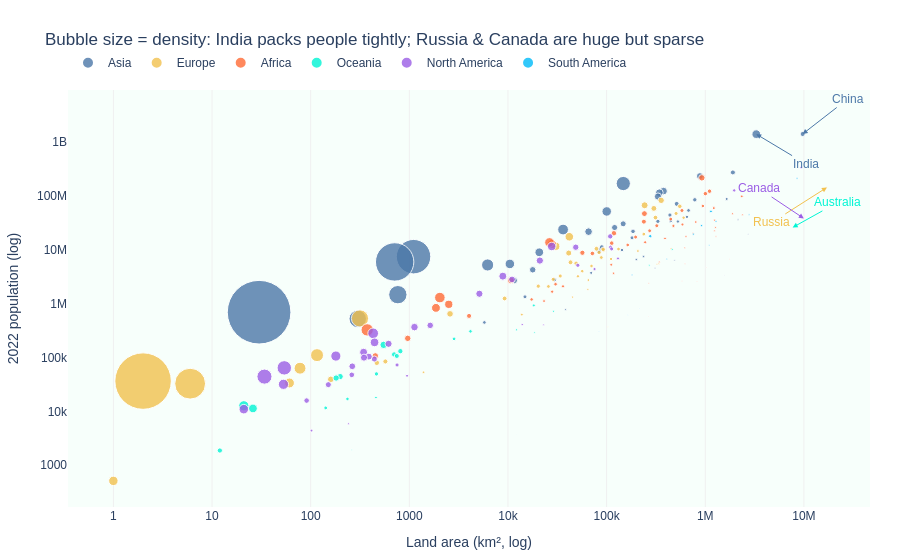

Notebook source saved alongside this figure:
### Markdown cell above
**Chart choice & justification:** *Which chart did you choose, and why? Justify design choices.

**Bubble scatter** (log–log): x = area, y = population, **size = density**, colour = continent. Shows the area–population link, continent clusters, and density outliers (India dense; Russia/Canada sparse) in one colourful view.

### Code cell
# Q3 — WHY a BUBBLE SCATTER (log–log)?
# Area and population are two continuous variables → scatter shows their relationship.
# Log scales handle orders-of-magnitude range; colour = continent clusters.
# Bubble size = density adds a 3rd variable so dense India vs sparse Russia/Canada stand out.

import math

CONT = {
    'Africa': '#FF6B35', 'Asia': '#4C78A8', 'Europe': '#F2C14E',
    'North America': '#9B5DE5', 'South America': '#00BBF9', 'Oceania': '#00F5D4',
}

fig = px.scatter(
    df, x='Area', y='2022 Population', color='Continent', size='Density',
    size_max=45, hover_name='Country', log_x=True, log_y=True,
    color_discrete_map=CONT,
    labels={'Area': 'Land area (km², log)', '2022 Population': '2022 population (log)',
            'Continent': '', 'Density': 'Density'},
    template='plotly_white', height=560, opacity=0.8,
)

for country, ax, ay in [
    ('China', 45, -35), ('India', 50, 30), ('Russia', -55, 35),
    ('Canada', -45, -30), ('Australia', 45, -25),
]:
    row = df[df['Country'] == country].iloc[0]
    fig.add_annotation(
        x=math.log10(row['Area']), y=math.log10(row['2022 Population']),
        text=country, showarrow=True, arrowhead=2, ax=ax, ay=ay,
        font=dict(size=12, family='Arial', color=CONT[row['Continent']]),
        arrowcolor=CONT[row['Continent']],
    )

fig.update_layout(
    title='Bubble size = density: India packs people tightly; Russia & Canada are huge but sparse',
    font=dict(family='Arial', size=12),
    legend=dict(orientation='h', x=0, y=1.1, title=''),
    xaxis=dict(showgrid=True, gridcolor='#F0F0F0'), yaxis=dict(showgrid=False),
    plot_bgcolor='#F7FFFB', margin=dict(l=60, r=30, t=90, b=50),
)
fig.show()

### Figure 1 — Plotly figure (JSON) as saved in the notebook; plotly's stock layout.template omitted (floating-point values rounded to 4 significant figures)
{"data": [{"hovertemplate": "<b>%{hovertext}</b><br><br>=Asia<br>Land area (km², log)=%{x}<br>2022 population (log)=%{y}<br>Density=%{marker.size}<extra></extra>", "hovertext": ["Afghanistan", "Armenia", "Azerbaijan", "Bahrain", "Bangladesh", "Bhutan", "Brunei", "Cambodia", "China", "Georgia", "Hong Kong", "India", "Indonesia", "Iran", "Iraq", "Israel", "Japan", "Jordan", "Kazakhstan", "Kuwait", "Kyrgyzstan", "Laos", "Lebanon", "Macau", "Malaysia", "Maldives", "Mongolia", "Myanmar", "Nepal", "North Korea", "Oman", "Pakistan", "Palestine", "Philippines", "Qatar", "Saudi Arabia", "Singapore", "South Korea", "Sri Lanka", "Syria", "Taiwan", "Tajikistan", "Thailand", "Timor-Leste", "Turkey", "Turkmenistan", "United Arab Emirates", "Uzbekistan", "Vietnam", "Yemen"], "legendgroup": "Asia", "marker": {"color": "#4C78A8", "opacity": 0.8, "size": [63.06, 93.48, 119.6, 1924.0, 1160.0, 20.38, 77.88, 92.62, 146.9, 53.72, 6783.0, 431.1, 144.7, 53.73, 101.5, 435.2, 328.0, 126.3, 7.119, 239.6, 33.16, 31.8, 525.2, 23170.0, 102.6, 1746.0, 2.173, 80.08, 207.6, 216.3, 14.79, 267.4, 844.1, 337.5, 232.6, 16.94, 8416.0, 517.1, 332.8, 119.5, 660.2, 69.55, 139.7, 90.18, 108.9, 13.18, 112.9, 77.4, 296.4, 63.82], "sizemode": "area", "sizeref": 11.44, "symbol": "circle"}, "mode": "markers", "name": "Asia", "orientation": "v", "showlegend": true, "type": "scatter", "x": [652230, 29743, 86600, 765, 147570, 38394, 5765, 181035, 9706961, 69700, 1104, 3287590, 1904569, 1648195, 438317, 20770, 377930, 89342, 2724900, 17818, 199951, 236800, 10452, 30, 330803, 300, 1564110, 676578, 147181, 120538, 309500, 881912, 6220, 342353, 11586, 2149690, 710, 100210, 65610, 185180, 36193, 143100, 513120, 14874, 783562, 488100, 83600, 447400, 331212, 527968], "xaxis": "x", "y": [41128771, 2780469, 10358074, 1472233, 171186372, 782455, 449002, 16767842, 1425887337, 3744385, 7488865, 1417173173, 275501339, 88550570, 44496122, 9038309, 123951692, 11285869, 19397998, 4268873, 6630623, 7529475, 5489739, 695168, 33938221, 523787, 3398366, 54179306, 30547580, 26069416, 4576298, 235824862, 5250072, 115559009, 2695122, 36408820, 5975689, 51815810, 21832143, 22125249, 23893394, 9952787, 71697030, 1341296, 85341241, 6430770, 9441129, 34627652, 98186856, 33696614], "yaxis": "y"}, {"hovertemplate": "<b>%{hovertext}</b><br><br>=Europe<br>Land area (km², log)=%{x}<br>2022 population (log)=%{y}<br>Density=%{marker.size}<extra></extra>", "hovertext": ["Albania", "Andorra", "Austria", "Belarus", "Belgium", "Bosnia and Herzegovina", "Bulgaria", "Croatia", "Cyprus", "Czech Republic", "Denmark", "Estonia", "Faroe Islands", "Finland", "France", "Germany", "Gibraltar", "Greece", "Guernsey", "Hungary", "Iceland", "Ireland", "Isle of Man", "Italy", "Jersey", "Latvia", "Liechtenstein", "Lithuania", "Luxembourg", "Malta", "Moldova", "Monaco", "Montenegro", "Netherlands", "North Macedonia", "Norway", "Poland", "Portugal", "Romania", "Russia", "San Marino", "Serbia", "Slovakia", "Slovenia", "Spain", "Sweden", "Switzerland", "Ukraine", "United Kingdom", "Vatican City"], "legendgroup": "Europe", "marker": {"color": "#F2C14E", "opacity": 0.8, "size": [98.87, 170.6, 106.6, 45.93, 381.8, 63.14, 61.17, 71.22, 135.3, 133.1, 136.5, 29.32, 38.11, 16.37, 117.1, 233.5, 5442.0, 78.68, 811.6, 107.1, 3.62, 71.48, 147.8, 195.9, 955.0, 28.67, 245.8, 42.11, 250.4, 1688.0, 96.7, 18230.0, 45.4, 419.7, 81.42, 16.78, 127.5, 111.5, 82.47, 8.464, 551.8, 81.73, 115.1, 104.6, 93.99, 23.43, 211.7, 65.79, 277.9, 510.0], "sizemode": "area", "sizeref": 11.44, "symbol": "circle"}, "mode": "markers", "name": "Europe", "orientation": "v", "showlegend": true, "type": "scatter", "x": [28748, 468, 83871, 207600, 30528, 51209, 110879, 56594, 9251, 78865, 43094, 45227, 1393, 338424, 551695, 357114, 6, 131990, 78, 93028, 103000, 70273, 572, 301336, 116, 64559, 160, 65300, 2586, 316, 33846, 2, 13812, 41850, 25713, 323802, 312679, 92090, 238391, 17098242, 61, 88361, 49037, 20273, 505992, 450295, 41284, 603500, 242900, 1], "xaxis": "x", "y": [2842321, 79824, 8939617, 9534954, 11655930, 3233526, 6781953, 4030358, 1251488, 10493986, 5882261, 1326062, 53090, 5540745, 64626628, 83369843, 32649, 10384971, 63301, 9967308, 372899, 5023109, 84519, 59037474, 110778, 1850651, 39327, 2750055, 647599, 533286, 3272996, 36469, 627082, 17564014, 2093599, 5434319, 39857145, 10270865, 19659267, 144713314, 33660, 7221365, 5643453, 2119844, 47558630, 10549347, 8740472, 39701739, 67508936, 510], "yaxis": "y"}, {"hovertemplate": "<b>%{hovertext}</b><br><br>=Africa<br>Land area (km², log)=%{x}<br>2022 population (log)=%{y}<br>Density=%{marker.size}<extra></extra>", "hovertext": ["Algeria", "Angola", "Benin", "Botswana", "Burkina Faso", "Burundi", "Cameroon", "Cape Verde", "Central African Republic", "Chad", "Comoros", "Djibouti", "DR Congo", "Egypt", "Equatorial Guinea", "Eritrea", "Eswatini", "Ethiopia", "Gabon", "Gambia", "Ghana", "Guinea", "Guinea-Bissau", "Ivory Coast", "Kenya", "Lesotho", "Liberia", "Libya", "Madagascar", "Malawi", "Mali", "Mauritania", "Mauritius", "Mayotte", "Morocco", "Mozambique", "Namibia", "Niger", "Nigeria", "Republic of the Congo", "Reunion", "Rwanda", "Sao Tome and Principe", "Senegal", "Seychelles", "Sierra Leone", "Somalia", "South Africa", "South Sudan", "Sudan", "Tanzania", "Togo", "Tunisia", "Uganda", "Western Sahara", "Zambia", "Zimbabwe"], "legendgroup": "Africa", "marker": {"color": "#FF6B35", "opacity": 0.8, "size": [18.85, 28.55, 118.6, 4.519, 83.06, 463.1, 58.71, 147.1, 8.956, 13.8, 449.4, 48.31, 42.22, 110.7, 59.71, 31.33, 69.2, 111.7, 8.925, 253.2, 140.3, 56.37, 58.29, 87.33, 93.09, 75.96, 47.61, 3.872, 50.44, 172.2, 18.22, 4.595, 637.0, 871.9, 83.88, 41.13, 3.109, 20.69, 236.6, 17.46, 387.9, 523.1, 235.9, 88.03, 237.0, 120.0, 27.6, 49.05, 17.61, 24.85, 69.3, 155.8, 75.52, 195.6, 2.165, 26.6, 41.77], "sizemode": "area", "sizeref": 11.44, "symbol": "circle"}, "mode": "markers", "name": "Africa", "orientation": "v", "showlegend": true, "type": "scatter", "x": [2381741, 1246700, 112622, 582000, 272967, 27834, 475442, 4033, 622984, 1284000, 1862, 23200, 2344858, 1002450, 28051, 117600, 17364, 1104300, 267668, 10689, 238533, 245857, 36125, 322463, 580367, 30355, 111369, 1759540, 587041, 118484, 1240192, 1030700, 2040, 374, 446550, 801590, 825615, 1267000, 923768, 342000, 2511, 26338, 964, 196722, 452, 71740, 637657, 1221037, 619745, 1886068, 945087, 56785, 163610, 241550, 266000, 752612, 390757], "xaxis": "x", "y": [44903225, 35588987, 13352864, 2630296, 22673762, 12889576, 27914536, 593149, 5579144, 17723315, 836774, 1120849, 99010212, 110990103, 1674908, 3684032, 1201670, 123379924, 2388992, 2705992, 33475870, 13859341, 2105566, 28160542, 54027487, 2305825, 5302681, 6812341, 29611714, 20405317, 22593590, 4736139, 1299469, 326101, 37457971, 32969517, 2567012, 26207977, 218541212, 5970424, 974052, 13776698, 227380, 17316449, 107118, 8605718, 17597511, 59893885, 10913164, 46874204, 65497748, 8848699, 12356117, 47249585, 575986, 20017675, 16320537], "yaxis": "y"}, {"hovertemplate": "<b>%{hovertext}</b><br><br>=Oceania<br>Land area (km², log)=%{x}<br>2022 population (log)=%{y}<br>Density=%{marker.size}<extra></extra>", "hovertext": ["American Samoa", "Australia", "Cook Islands", "Fiji", "French Polynesia", "Guam", "Kiribati", "Marshall Islands", "Micronesia", "Nauru", "New Caledonia", "New Zealand", "Niue", "Northern Mariana Islands", "Palau", "Papua New Guinea", "Samoa", "Solomon Islands", "Tokelau", "Tonga", "Tuvalu", "Vanuatu", "Wallis and Futuna"], "legendgroup": "Oceania", "marker": {"color": "#00F5D4", "opacity": 0.8, "size": [222.5, 3.403, 72.08, 50.88, 73.5, 312.9, 161.8, 229.7, 162.6, 603.2, 15.61, 19.17, 7.439, 106.8, 39.34, 21.91, 78.25, 25.06, 155.9, 143.0, 435.1, 26.81, 81.49], "sizemode": "area", "sizeref": 11.44, "symbol": "circle"}, "mode": "markers", "name": "Oceania", "orientation": "v", "showlegend": true, "type": "scatter", "x": [199, 7692024, 236, 18272, 4167, 549, 811, 181, 702, 21, 18575, 270467, 260, 464, 459, 462840, 2842, 28896, 12, 747, 26, 12189, 142], "xaxis": "x", "y": [44273, 26177413, 17011, 929766, 306279, 171774, 131232, 41569, 114164, 12668, 289950, 5185288, 1934, 49551, 18055, 10142619, 222382, 724273, 1871, 106858, 11312, 326740, 11572], "yaxis": "y"}, {"hovertemplate": "<b>%{hovertext}</b><br><br>=North America<br>Land area (km², log)=%{x}<br>2022 population (log)=%{y}<br>Density=%{marker.size}<extra></extra>", "hovertext": ["Anguilla", "Antigua and Barbuda", "Aruba", "Bahamas", "Barbados", "Belize", "Bermuda", "British Virgin Islands", "Canada", "Cayman Islands", "Costa Rica", "Cuba", "Curacao", "Dominica", "Dominican Republic", "El Salvador", "Greenland", "Grenada", "Guadeloupe", "Guatemala", "Haiti", "Honduras", "Jamaica", "Martinique", "Mexico", "Montserrat", "Nicaragua", "Panama", "Puerto Rico", "Saint Barthelemy", "Saint Kitts and Nevis", "Saint Lucia", "Saint Martin", "Saint Pierre and Miquelon", "Saint Vincent and the Grenadines", "Sint Maarten", "Trinidad and Tobago", "Turks and Caicos Islands", "United States", "United States Virgin Islands"], "legendgroup": "North America", "marker": {"color": "#9B5DE5", "opacity": 0.8, "size": [174.3, 212.1, 591.4, 29.4, 655.0, 17.65, 1189.0, 207.3, 3.851, 260.2, 101.4, 102.0, 430.5, 96.85, 230.7, 301.1, 0.0261, 364.6, 243.1, 163.9, 417.5, 92.74, 257.2, 325.8, 64.91, 43.04, 53.3, 58.46, 366.7, 522.2, 182.6, 292.0, 599.8, 24.22, 267.2, 1299.0, 298.4, 48.21, 36.09, 286.6], "sizemode": "area", "sizeref": 11.44, "symbol": "circle"}, "mode": "markers", "name": "North America", "orientation": "v", "showlegend": true, "type": "scatter", "x": [91, 442, 180, 13943, 430, 22966, 54, 151, 9984670, 264, 51100, 109884, 444, 751, 48671, 21041, 2166086, 344, 1628, 108889, 27750, 112492, 10991, 1128, 1964375, 102, 130373, 75417, 8870, 21, 261, 616, 53, 242, 389, 34, 5130, 948, 9372610, 347], "xaxis": "x", "y": [15857, 93763, 106445, 409984, 281635, 405272, 64184, 31305, 38454327, 68706, 5180829, 11212191, 191163, 72737, 11228821, 6336392, 56466, 125438, 395752, 17843908, 11584996, 10432860, 2827377, 367507, 127504125, 4390, 6948392, 4408581, 3252407, 10967, 47657, 179857, 31791, 5862, 103948, 44175, 1531044, 45703, 338289857, 99465], "yaxis": "y"}, {"hovertemplate": "<b>%{hovertext}</b><br><br>=South America<br>Land area (km², log)=%{x}<br>2022 population (log)=%{y}<br>Density=%{marker.size}<extra></extra>", "hovertext": ["Argentina", "Bolivia", "Brazil", "Chile", "Colombia", "Ecuador", "Falkland Islands", "French Guiana", "Guyana", "Paraguay", "Peru", "Suriname", "Uruguay", "Venezuela"], "legendgroup": "South America", "marker": {"color": "#00BBF9", "opacity": 0.8, "size": [16.37, 11.13, 25.28, 25.93, 45.43, 65.02, 0.3105, 3.646, 3.762, 16.67, 26.49, 3.773, 18.91, 30.88], "sizemode": "area", "sizeref": 11.44, "symbol": "circle"}, "mode": "markers", "name": "South America", "orientation": "v", "showlegend": true, "type": "scatter", "x": [2780400, 1098581, 8515767, 756102, 1141748, 276841, 12173, 83534, 214969, 406752, 1285216, 163820, 181034, 916445], "xaxis": "x", "y": [45510318, 12224110, 215313498, 19603733, 51874024, 18001000, 3780, 304557, 808726, 6780744, 34049588, 618040, 3422794, 28301696], "yaxis": "y"}], "layout": {"annotations": [{"arrowcolor": "#4C78A8", "arrowhead": 2, "ax": 45, "ay": -35, "font": {"color": "#4C78A8", "family": "Arial", "size": 12}, "showarrow": true, "text": "China", "x": 6.987, "y": 9.154}, {"arrowcolor": "#4C78A8", "arrowhead": 2, "ax": 50, "ay": 30, "font": {"color": "#4C78A8", "family": "Arial", "size": 12}, "showarrow": true, "text": "India", "x": 6.517, "y": 9.151}, {"arrowcolor": "#F2C14E", "arrowhead": 2, "ax": -55, "ay": 35, "font": {"color": "#F2C14E", "family": "Arial", "size": 12}, "showarrow": true, "text": "Russia", "x": 7.233, "y": 8.161}, {"arrowcolor": "#9B5DE5", "arrowhead": 2, "ax": -45, "ay": -30, "font": {"color": "#9B5DE5", "family": "Arial", "size": 12}, "showarrow": true, "text": "Canada", "x": 6.999, "y": 7.585}, {"arrowcolor": "#00F5D4", "arrowhead": 2, "ax": 45, "ay": -25, "font": {"color": "#00F5D4", "family": "Arial", "size": 12}, "showarrow": true, "text": "Australia", "x": 6.886, "y": 7.418}], "font": {"family": "Arial", "size": 12}, "height": 560, "legend": {"itemsizing": "constant", "orientation": "h", "title": {"text": ""}, "tracegroupgap": 0, "x": 0, "y": 1.1}, "margin": {"b": 50, "l": 60, "r": 30, "t": 90}, "plot_bgcolor": "#F7FFFB", "title": {"text": "Bubble size = density: India packs people tightly; Russia & Canada are huge but sparse"}, "xaxis": {"anchor": "y", "domain": [0, 1], "gridcolor": "#F0F0F0", "showgrid": true, "title": {"text": "Land area (km², log)"}, "type": "log"}, "yaxis": {"anchor": "x", "domain": [0, 1], "showgrid": false, "title": {"text": "2022 population (log)"}, "type": "log"}}}
